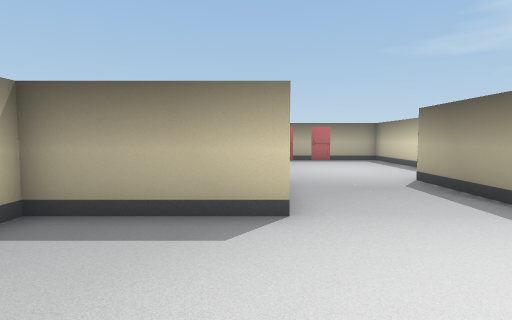
[1] (above)

12 first-person views from a walk through a 3-D level made in the Unity game engine. The camera is 0.58 m above the floor, tilts 4° down and sees 80° across. The floor is counted in squares, 0.5 m on a side. Each view is taken from the middle of a square. On the plan, view 1 faces up. The plan holds only what a view shows up to about 13 squares ahead; the rest is blank. Some animated figures are not drawn.

[2]
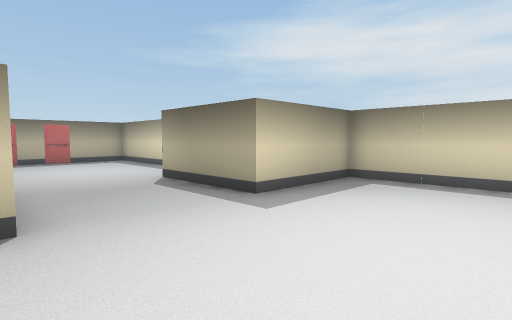

[3]
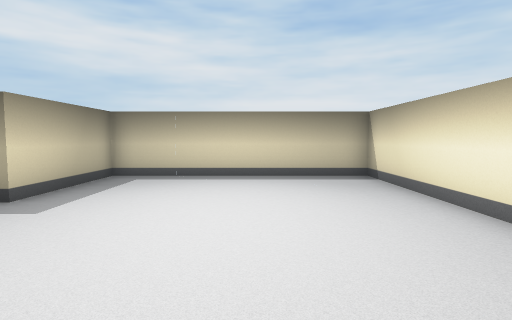

[4]
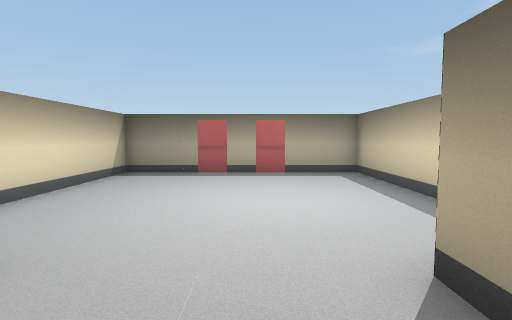

[5]
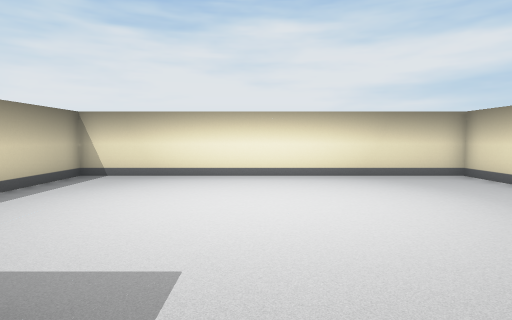

[6]
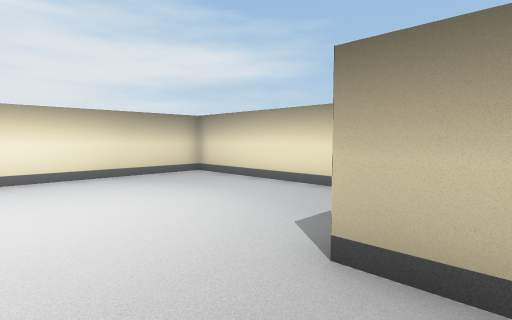

[7]
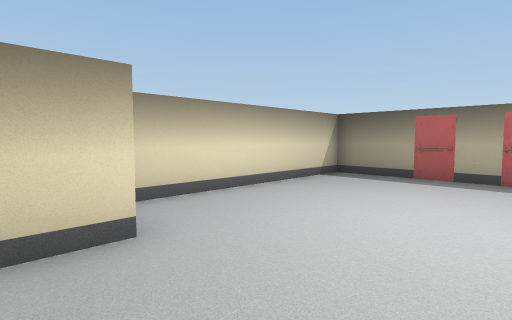

[8]
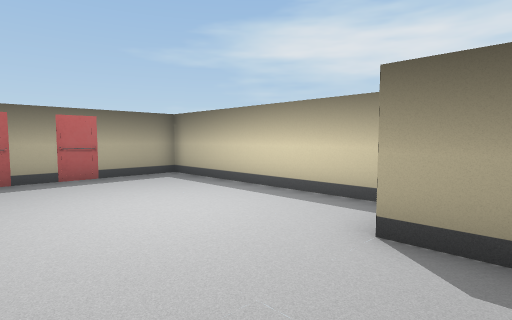

[9]
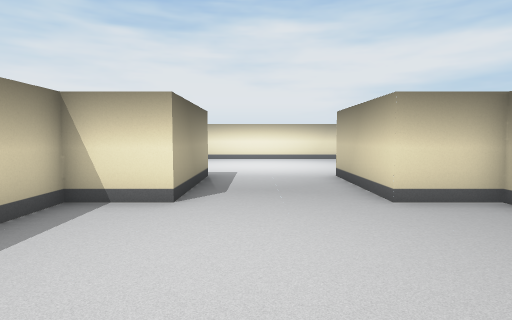

[10]
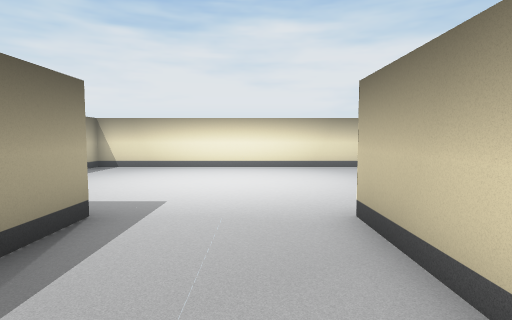

[11]
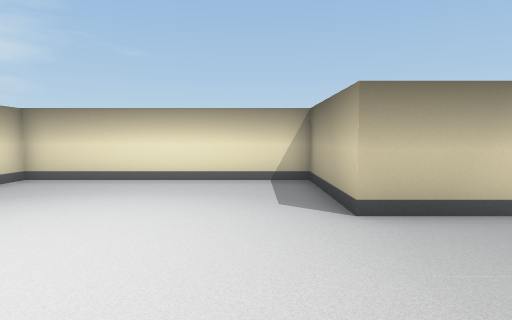

[12]
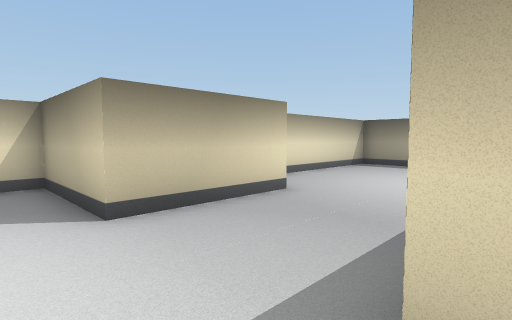

### Floor plan
Points are (right, up) in squares from view 1. A wall is a line through its corners. A room is listed if a view was taken in it or the views show most of it. See-through windows are left out.
Room 1 (views 1, 2, 3, 4, 5, 6, 7, 8, 9, 10, 11, 12)
walls: (0.6, 16.5) (-1.5, 16.5) (-1.5, 8.5) (0.5, 8.5) (0.5, 4.5) (-3.5, 4.5) (-3.5, -3.5) (8.5, -3.5) (8.5, 4.5) (4.5, 4.5) (4.5, 8.5) (6.5, 8.5) (6.5, 16.5) (4.5, 16.5)
objects: other object (1, 16) to (2, 16); other object (1, 17) to (2, 17); other object (3, 16) to (4, 16); other object (3, 17)

Where each view was taken, in squares from view 1:
view 1: 0 up, 0 right, facing up
view 2: 0 up, 0 right, facing up-right
view 3: 0 up, 1 left, facing right
view 4: 6 up, 3 right, facing up
view 5: 6 up, 3 right, facing down
view 6: 6 up, 3 right, facing down-left
view 7: 7 up, 4 right, facing up-left
view 8: 7 up, 1 right, facing up-right
view 9: 14 up, 3 right, facing down
view 10: 9 up, 2 right, facing down
view 11: 3 up, 5 right, facing left
view 12: 3 up, 5 right, facing up-left
